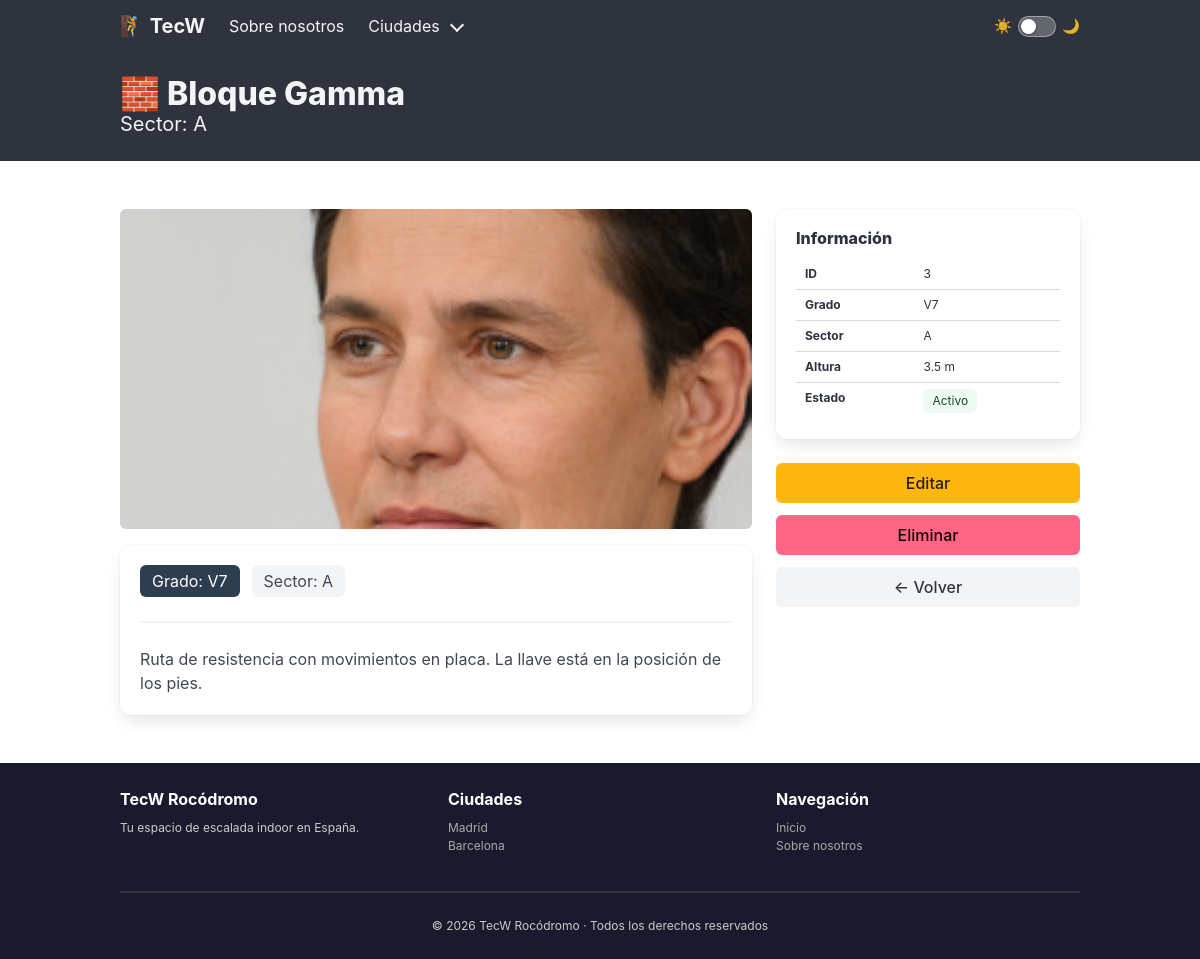
Page /blocks/3 on the committed database.
### tecw_02_flask/app/models/blocks.py (models this page shows, shortened)
class Block(db.Model):
    __tablename__ = "blocks"
    id          = db.Column(db.Integer, primary_key=True)
    name        = db.Column(db.String(100), nullable=False)
    grade       = db.Column(db.String(10), nullable=False)   # V-scale: V0, V3, etc.
    color       = db.Column(db.String(7), nullable=False)    # hex: #e74c3c
    sector      = db.Column(db.String(5), nullable=False)
    height      = db.Column(db.Float, nullable=False)        # metros
    city        = db.Column(db.String(50), nullable=False)   # madrid / barcelona
    active      = db.Column(db.Boolean, default=True)
    picture     = db.Column(db.String(200), nullable=True)
    description = db.Column(db.Text, nullable=True)

### tecw_02_flask/app/blueprints/blocks.py (the view)
@block_bp.route('/<int:block_id>')
@load_block
def get_block_by_id(block):
    return render_template('blocks/block_detail.html', block=block)

### tecw_02_flask/app/app.py (called while the page is built)
@app.before_request
def before_request():
    log = f"Request: {request.method} {request.path}"
    logging.debug(log)

### tecw_02_flask/app/blueprints/blocks.py (called while the page is built)
@block_bp.after_request
def add_total_blocks_header(response):
    response.headers['X-Total-Blocks'] = Block.query.count()
    return response

def load_block(f):
    @wraps(f)
    def decorated_function(*args, **kwargs):
        block_id = kwargs.pop('block_id', None)
        if block_id is not None:
            block = Block.query.get(block_id)
            if block is None:
                abort(404)
            kwargs['block'] = block
        return f(*args, **kwargs)
    return decorated_function

### tecw_02_flask/app/templates/blocks/block_detail.html (shortened to what this page needs)
{% extends 'common/layouts/main_layout.html' %}
{% block content %}
<section class="hero is-dark is-small">
    <div class="hero-body">
        <div class="container">
            <p class="title">🧱 {{ block.name }}</p>
            <p class="subtitle">Sector: {{ block.sector }}</p>
        </div>
    </div>
</section>
<section class="section">
    <div class="container">
        <div class="columns">
            <div class="column is-8">
                {% if block.picture %}
                <figure class="image mb-4" style="max-height: 320px; overflow: hidden; border-radius: 6px;">
                    <img src="/images/{{ block.picture }}" alt="{{ block.name }}"
                         style="width: 100%; height: 320px; object-fit: cover;">
                </figure>
                {% endif %}
                <div class="box">
                    <div class="level mb-4">
                        <div class="level-left">
                            <div class="level-item">
                                <span class="tag is-medium" style="background-color: {{ block.color }}; color: white;">
                                    Grado: {{ block.grade }}
                                </span>
                            </div>
                            <div class="level-item">
                                <span class="tag is-medium is-light">Sector: {{ block.sector }}</span>
                            </div>
                        </div>
                    </div>
                    <hr>
                    <p class="content">{{ block.description }}</p>
                </div>
            </div>
            <div class="column is-4">
                <div class="box">
                    <p class="title is-6 mb-3">Información</p>
                    <table class="table is-fullwidth is-size-7">
                        <tbody>
                            <tr><th>ID</th><td>{{ block.id }}</td></tr>
                            <tr><th>Grado</th><td>{{ block.grade }}</td></tr>
                            <tr><th>Sector</th><td>{{ block.sector }}</td></tr>
                            <tr><th>Altura</th><td>{{ block.height }} m</td></tr>
                            <tr><th>Estado</th>
                                <td>
                                    {% if block.active %}
                                    <span class="tag is-success is-light">Activo</span>
                                    {% else %}
                                    <span class="tag is-danger is-light">Inactivo</span>
                                    {% endif %}
                                </td>
                            </tr>
                        </tbody>
                    </table>
                </div>
                <div class="buttons">
                    <a class="button is-warning is-fullwidth" href="/blocks/{{ block.id }}/edit">Editar</a>
                    <button class="button is-danger is-fullwidth" onclick="document.getElementById('modal-delete').classList.add('is-active')">Eliminar</button>
                    <a class="button is-light is-fullwidth" href="/blocks">← Volver</a>
                </div>
            </div>
        </div>
    </div>
</section>
{% endblock %}

### tecw_02_flask/app/public/stylesheets/main.css (style rules this page uses)
:root { --bg: #ffffff; --bg-alt: #f5f5f5; --bg-card: #ffffff; --bg-card-head: #fafafa; --text: #363636; --text-muted: #6b6b6b; --border: #dbdbdb; --hr: #dbdbdb; --notif-plain-bg: #f0f0f0; --notif-plain-text: #363636; --notif-info-bg: #ebf5fb; --notif-info-text: #1b4f72; --notif-ok-bg: #eafaf1; --notif-ok-text: #145a32; --table-stripe: #fafafa; --footer-bg: #1a1a2e; --footer-text: #cccccc; --footer-link: #aaaaaa; --switch-track: rgba(255, 255, 255, 0.25); --switch-border: rgba(255, 255, 255, 0.4); }
html { scroll-behavior: smooth; }
body { background-color: var(--bg); color: var(--text); transition: background-color 0.2s, color 0.2s; }

### rows in the picture
Block: name "Bloque Gamma", sector "A", picture (picture), grade "V7", description "Ruta de resistencia con movimientos en placa. La llave está en la posición de los pies.", id "3", height "3.5"
